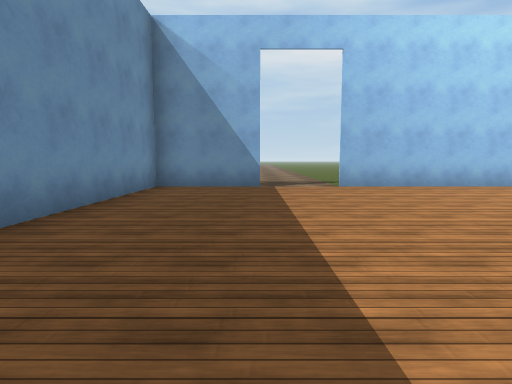
view 1 (above)

24 first-person views from a walk through a Unity game level. The camera is 1.3 m above the floor, tilts 6° down and sees 80° across. The floor is counted in squares, 2 m on a side. Each view is taken from the middle of a square. On the plan, view 1 faces up. The plan holds only what a view shows up to about 10 squares ahead; the rest is blank. The place goes on beyond the plan. The player is left out. Some animated figures are not drawn. Some surface patterns are stand-ins.

view 2
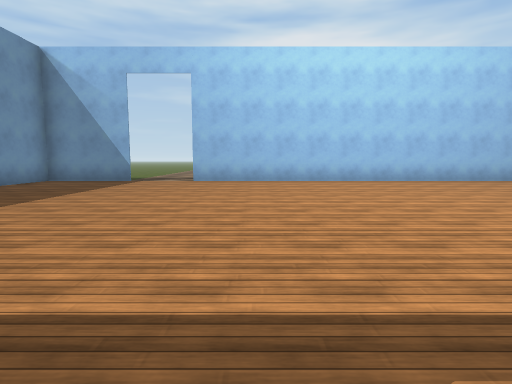

view 3
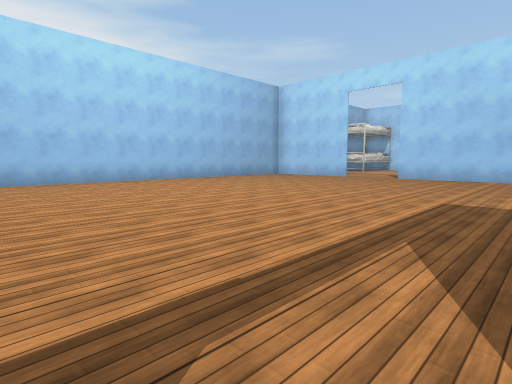

view 4
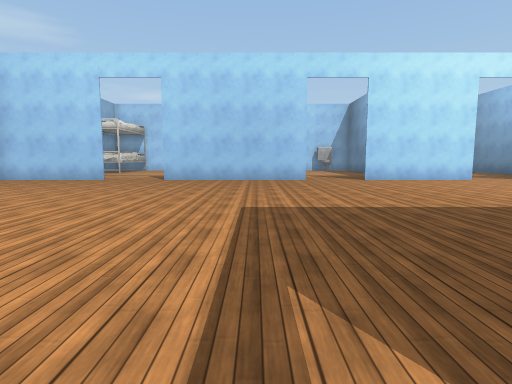

view 5
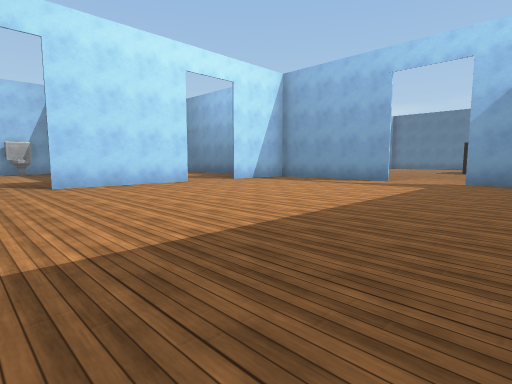

view 6
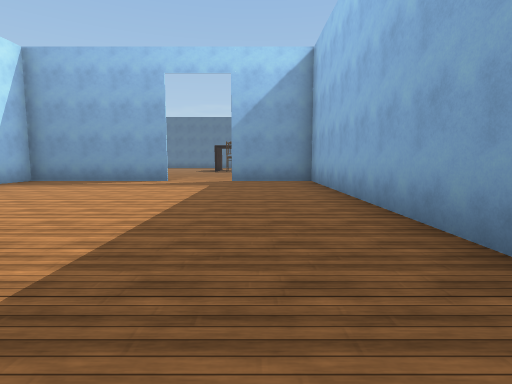

view 7
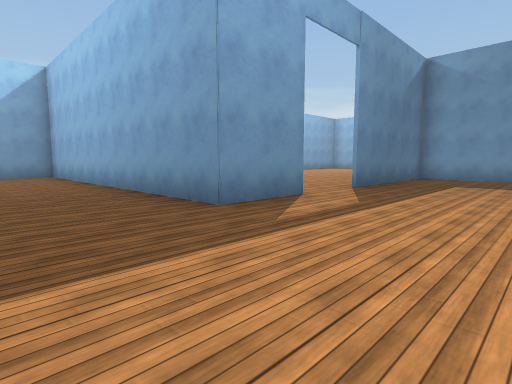

view 8
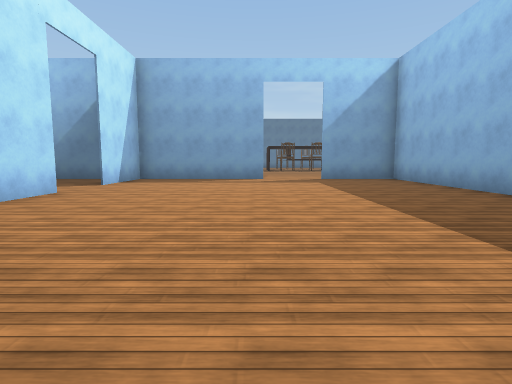

view 9
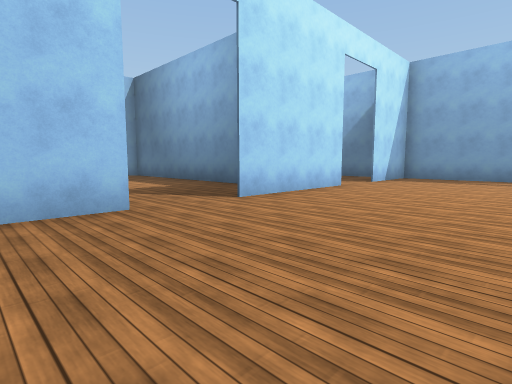

view 10
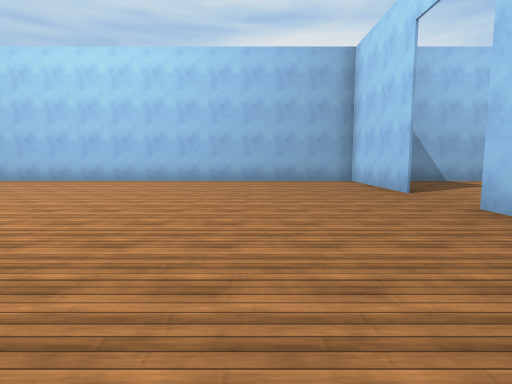

view 11
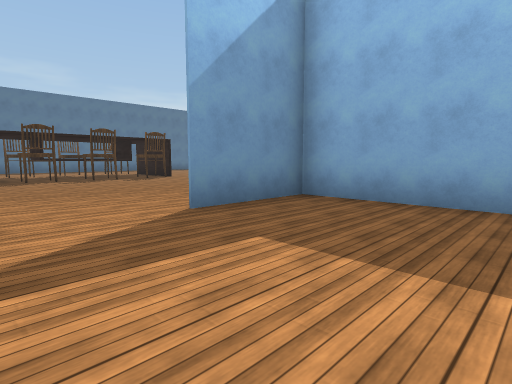

view 12
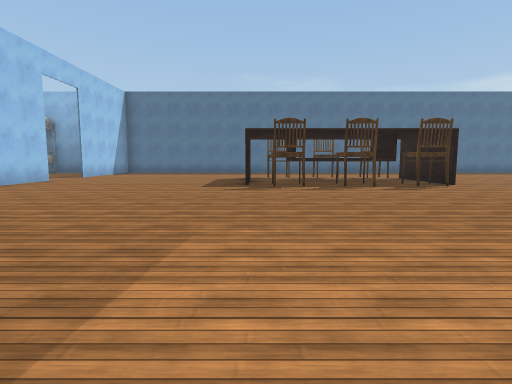

view 13
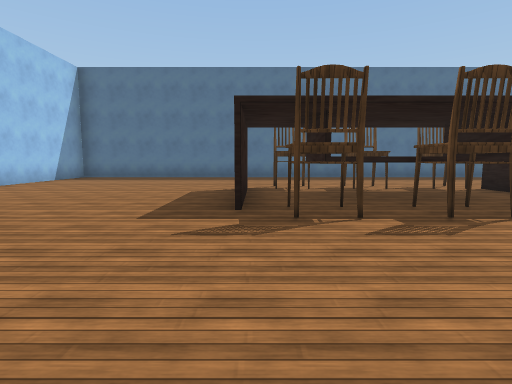

view 14
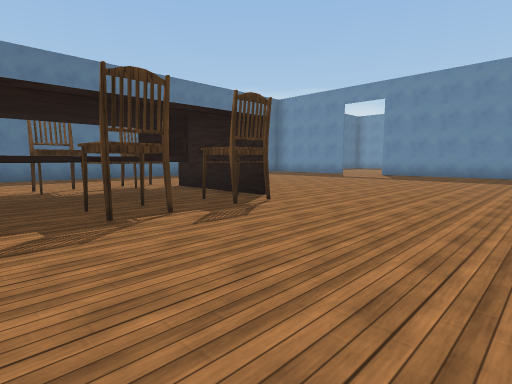

view 15
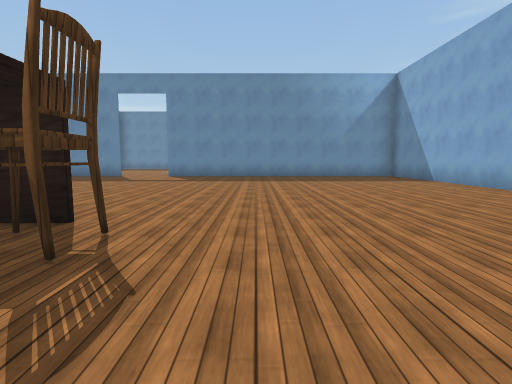

view 16
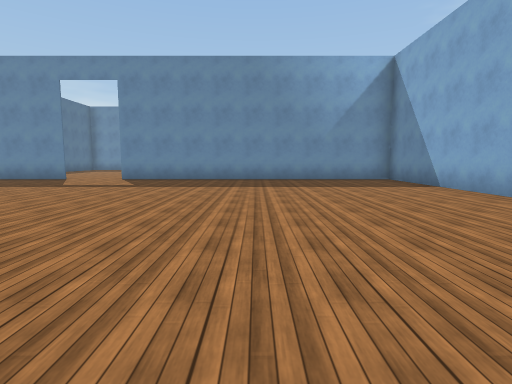

view 17
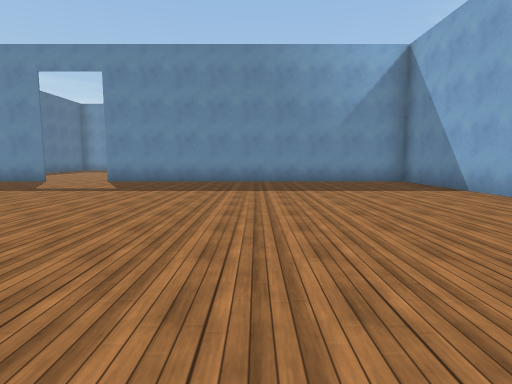

view 18
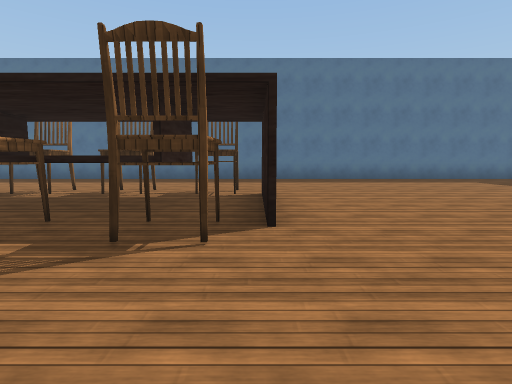

view 19
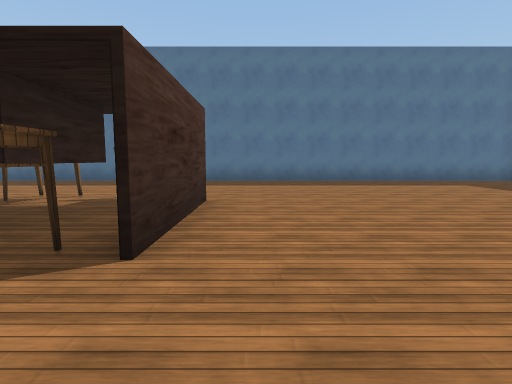

view 20
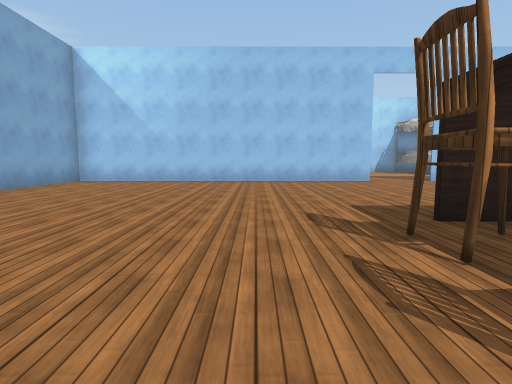

view 21
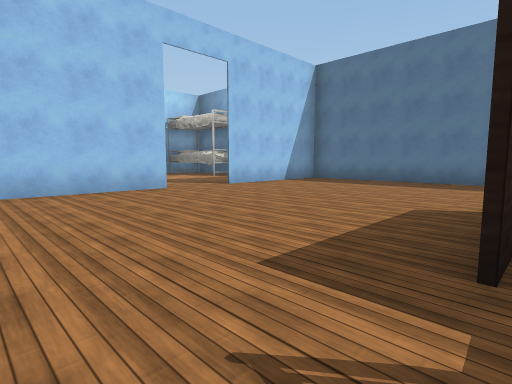

view 22
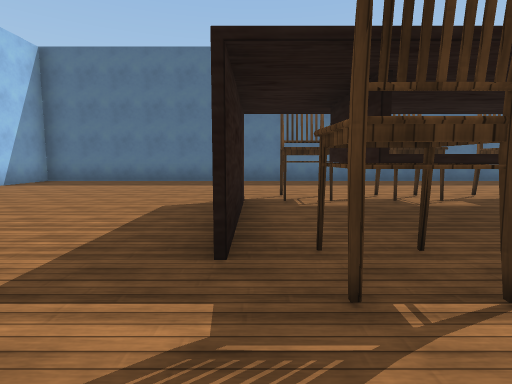

view 23
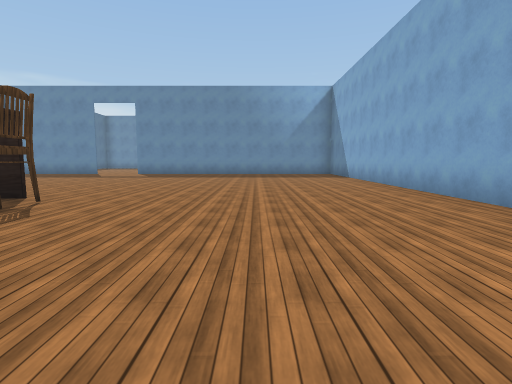

view 24
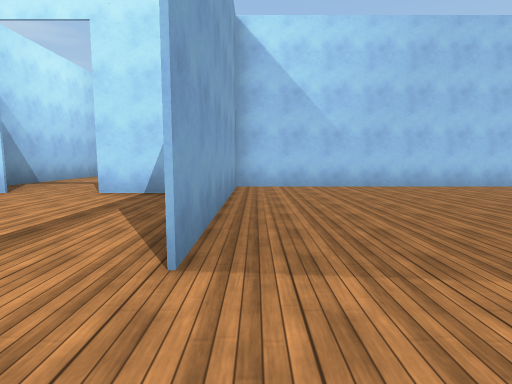

### Floor plan
Key: @ floor where view 1 was taken; # wall or solid block; . floor; ^ raised ledge; C chair.
Columns run from 5 left of view 1 to 18 right of it. Each row starts with its distance up from view 1.
 10       ..
  9      ...
  8   ####..################
  7    #................# ..
  6    #................#...
  5    #................#..
  4    #................#.
  3    #..................
  2     ................#
  1     ................#
  0    #.@..............#
 -1    #................#
 -2    #####..# ........#
 -3       .... #...........
 -4       ..   #............
 -5            #........#...
 -6            #........# ..
 -7            #........####
 -8            #........#...
 -9            #...........
-10            #........#.
-11            #........#..
-12  #############..#######
-13  #....................#
-14  #....................#
-15  #....................#
-16  #....................#
-17  #....................#
-18  #....................#
-19  #....................#
-20  #........#CCCC#......#
-21  #........#^^^^#......#
-22 ..........#^^^^#........
-23 ..........#CCCC#........
-24  #....................#.
-25  #....................#
-26  #....................#
-27  ######################

Where each view was taken, in squares from view 1:
view 1: 0 up, 0 right, facing up
view 2: 2 down, 4 right, facing up
view 3: 2 down, 4 right, facing up-right
view 4: 1 down, 5 right, facing right
view 5: 3 down, 7 right, facing down-right
view 6: 3 down, 8 right, facing down
view 7: 1 up, 9 right, facing down-left
view 8: 2 down, 11 right, facing down
view 9: 1 down, 11 right, facing down-right
view 10: 2 down, 12 right, facing up
view 11: 9 down, 11 right, facing down-left
view 12: 12 down, 10 right, facing down
view 13: 16 down, 10 right, facing down
view 14: 16 down, 9 right, facing down-left
view 15: 18 down, 8 right, facing left
view 16: 17 down, 6 right, facing left
view 17: 17 down, 5 right, facing left
view 18: 17 down, 5 right, facing down
view 19: 18 down, 4 right, facing down
view 20: 18 down, 7 right, facing right
view 21: 18 down, 10 right, facing down-right
view 22: 18 down, 10 right, facing down
view 23: 16 down, 10 right, facing left
view 24: 13 down, 9 right, facing right
